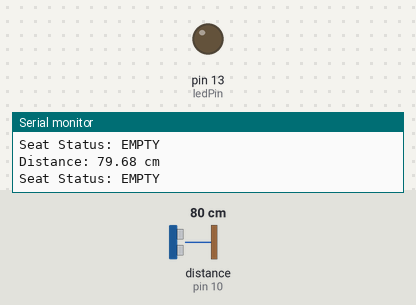
This sketch was run on a simulated Arduino Uno, built with avr-gcc and run on an emulated ATmega328P. Shown: output pins drawn as LEDs (lit = HIGH), the last lines printed to the serial monitor. Wiring (inferred from the names in the program): ultrasonic range finder: trigger pin 9; echo pin 10. The test bench sets the inputs (shaded band); at power-on: distance to the obstacle (sensor on pin 10) 80 cm. The echo pulse lasts 58.3 µs per cm; pins used as bus, display or sensor lines are not drawn.

Above: at 1.2 s.
1.3 s: distance to the obstacle (sensor on pin 10) set to 23 cm
2.8 s: distance to the obstacle (sensor on pin 10) set to 18 cm
At 4.2 s:
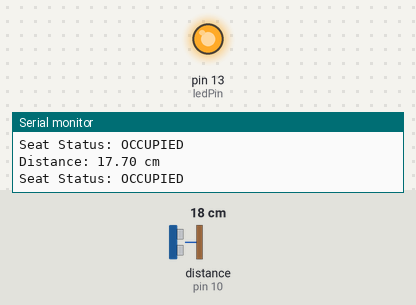
4.5 s: distance to the obstacle (sensor on pin 10) set to 35 cm
At 5.7 s:
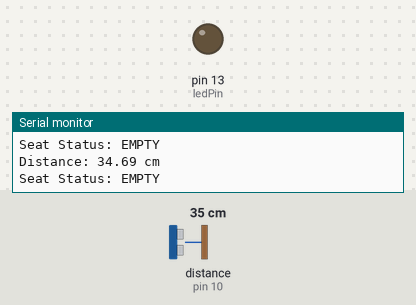
6.0 s: distance to the obstacle (sensor on pin 10) set to 2 cm
At 6.4 s:
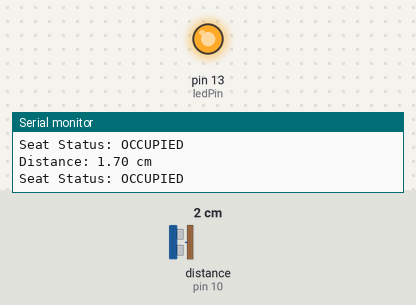
Timing chart, 0 to 8.5 s (numbered marks = the images above; inputs shaded):
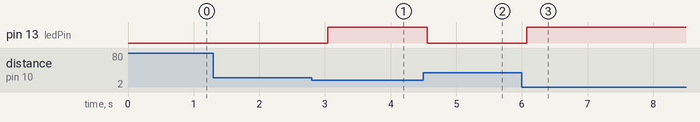

Measured:
- the behaviour switches between 21 and 20 cm on distance to the obstacle (sensor on pin 10) (found by bisection; images 0 and 1)
- after the input at 2.8 s, pin 13 (ledPin): LOW → HIGH after 0.24 s
- after the input at 4.5 s, pin 13 (ledPin): HIGH → LOW after 0.06 s
- after the input at 6.0 s, pin 13 (ledPin): LOW → HIGH after 0.07 s

The sketch:

SeatSense_V4.ino
```cpp
// SeatSense V4
// Distance-based seat detection with LED feedback

const int trigPin = 9;
const int echoPin = 10;
const int ledPin = LED_BUILTIN;

const float occupiedThreshold = 20.0;

int missedReadings = 0;
const int maxMissedReadings = 5;

bool occupied = false;

void setup() {
  pinMode(trigPin, OUTPUT);
  pinMode(echoPin, INPUT);
  pinMode(ledPin, OUTPUT);

  digitalWrite(ledPin, LOW);

  Serial.begin(9600);
}

void loop() {
  digitalWrite(trigPin, LOW);
  delayMicroseconds(2);

  digitalWrite(trigPin, HIGH);
  delayMicroseconds(10);
  digitalWrite(trigPin, LOW);

  long duration = pulseIn(echoPin, HIGH, 30000);

  if (duration == 0) {
    missedReadings++;

    if (missedReadings >= maxMissedReadings) {
      occupied = false;
    }

    Serial.println("No reading");
  } else {
    missedReadings = 0;

    float distanceCm = duration * 0.0343 / 2.0;

    if (distanceCm < occupiedThreshold) {
      occupied = true;
    } else {
      occupied = false;
    }

    Serial.print("Distance: ");
    Serial.print(distanceCm);
    Serial.println(" cm");
  }

  if (occupied) {
    digitalWrite(ledPin, HIGH);
    Serial.println("Seat Status: OCCUPIED");
  } else {
    digitalWrite(ledPin, LOW);
    Serial.println("Seat Status: EMPTY");
  }

  delay(300);
}
```
